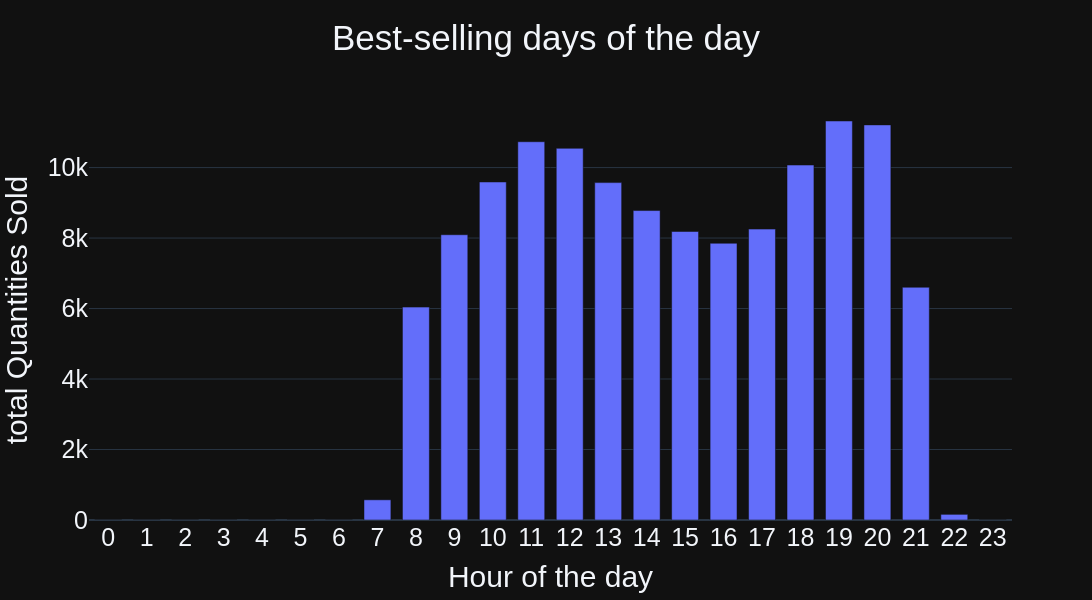

This figure's notebook cell:
### Code cell
fig = px.bar(daily_summary, width=1500, height=600, template='plotly_dark', title='Best-selling hours of the day',
            x='Hour', y='total_Sales', labels={'Hour':'Hour of the day', 'total_Sales': 'total Quantities Sold'} )

fig.update_layout(
    title_x=0.5,         
    coloraxis_showscale=False, 
    font=dict(family="Arial", size=25),
    xaxis=dict(type='category'), bargap=0.3
)

fig.update_xaxes(dtick=1)
fig.show()

### Figure 1 — Plotly figure (JSON) as saved in the notebook; plotly's stock layout.template omitted (floating-point values rounded to 4 significant figures)
{"data": [{"hovertemplate": "Hour of the day=%{x}<br>total Quantities Sold=%{y}<extra></extra>", "legendgroup": "", "marker": {"color": "#636efa", "pattern": {"shape": ""}}, "name": "", "orientation": "v", "showlegend": false, "textposition": "auto", "type": "bar", "x": [0, 1, 2, 3, 4, 5, 6, 7, 8, 9, 10, 11, 12, 13, 14, 15, 16, 17, 18, 19, 20, 21, 22, 23], "xaxis": "x", "y": [0.0, 0.0, 0.0, 0.0, 0.0, 0.0, 0.0, 572.6, 6041.0, 8095.0, 9591.0, 10730.0, 10550.0, 9573.0, 8781.0, 8187.0, 7852.0, 8254.0, 10070.0, 11320.0, 11210.0, 6603.0, 160.4, 0.5833], "yaxis": "y"}], "layout": {"bargap": 0.3, "barmode": "relative", "coloraxis": {"showscale": false}, "font": {"family": "Arial", "size": 25}, "height": 600, "legend": {"tracegroupgap": 0}, "title": {"text": "Best-selling days of the day", "x": 0.5}, "width": 1500, "xaxis": {"anchor": "y", "domain": [0, 1], "dtick": 1, "title": {"text": "Hour of the day"}, "type": "category"}, "yaxis": {"anchor": "x", "domain": [0, 1], "title": {"text": "total Quantities Sold"}}}}
